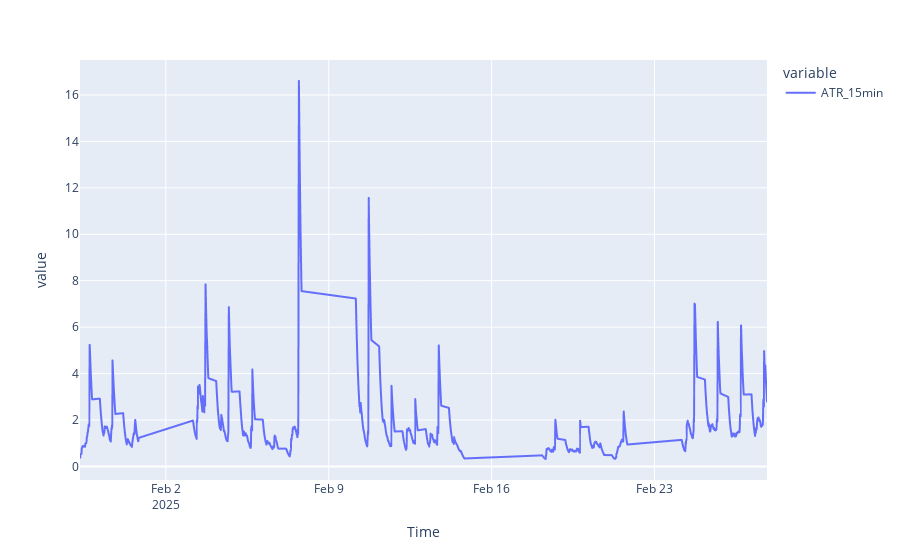

The code cell stored with this chart in its notebook:
### Code cell
pd.options.plotting.backend = "plotly"

# Asegúrate de que `df_spy` es un DataFrame válido
fig = atr.plot(x='Time', y=atr.columns)

fig.show()

### Figure 1 — Plotly figure (JSON) as saved in the notebook; plotly's stock layout.template omitted (floating-point values rounded to 4 significant figures; data arrays with more than 128 entries replaced by an {"elided": "..."} marker saying what was removed)
{"data": [{"hovertemplate": "variable=ATR_15min<br>Time=%{x}<br>value=%{y}<extra></extra>", "legendgroup": "ATR_15min", "line": {"color": "#636efa", "dash": "solid"}, "marker": {"symbol": "circle"}, "mode": "lines", "name": "ATR_15min", "showlegend": true, "type": "scattergl", "x": {"elided": "1351 str values"}, "xaxis": "x", "y": {"elided": "1351 float values"}, "yaxis": "y"}], "layout": {"legend": {"title": {"text": "variable"}, "tracegroupgap": 0}, "margin": {"t": 60}, "xaxis": {"anchor": "y", "domain": [0, 1], "title": {"text": "Time"}}, "yaxis": {"anchor": "x", "domain": [0, 1], "title": {"text": "value"}}}}
